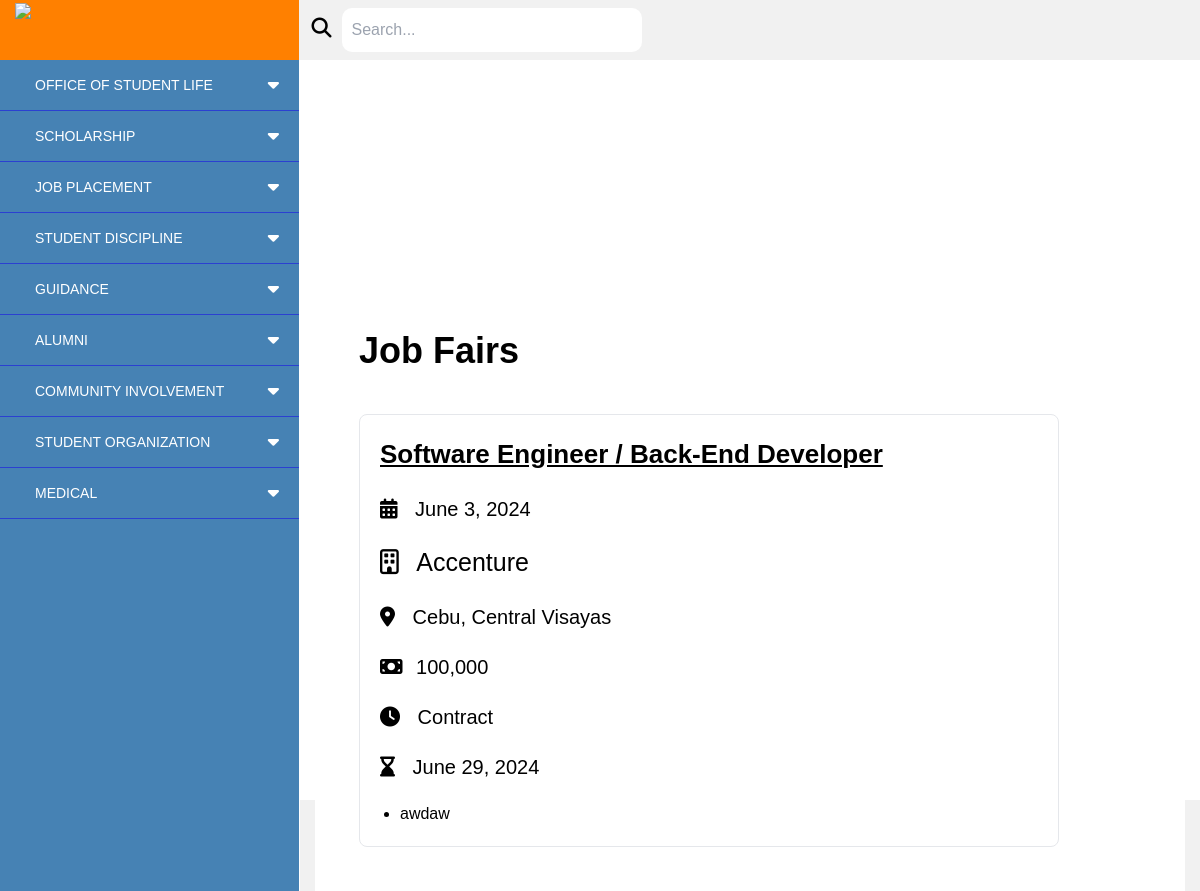
Screenshot of /jobfairs/ with the database file from the repository.
### studentLife_system/models.py (models this page shows)
class JobFair(models.Model):
    jobfair_id = models.AutoField(primary_key=True)
    jobtitle = models.CharField(max_length=255, default="")
    companyname = models.CharField(max_length=255)
    joblocation = models.CharField(max_length=255)
    employmenttype = models.CharField(max_length=100)
    jobdescription = models.TextField()
    jobsalary = models.CharField(max_length=255)
    applicationdeadline = models.DateField()
    posted_date = models.DateField()

### studentLife_system/views.py (the view)
# urls.py: path("jobfairs/", views.jobfairs, name="jobfairs"),
def jobfairs(request):
    job_fairs = JobFair.objects.all()
    return render(request, "alumni/users/jobfairs.html", {"job_fairs": job_fairs})

### templates/alumni/users/jobfairs.html
{% extends 'alumni/users/base.html' %}
{% block content %}
<section class="h-auto ml-[300px] flex items-center justify-center bg-grayyy">
  <div class="mx-auto container text-black" style="margin-top: -80%;">
    <div class="flex items-center justify-center mt-[200px]">
      <div class="bg-white w-full p-11 h-auto flex flex-col gap-5">
        <h1 class="text-[36px] font-bold mb-4">Job Fairs</h1>
        {% if job_fairs %}
        {% for job_fair in job_fairs %}
        <div class="flex flex-col border rounded-lg hover:border-black rounded-2xl p-5 gap-5 w-[700px]">
          <div>
            <h1 class="font-bold text-[26px] underline">
              {{ job_fair.jobtitle }}
            </h1>
          </div>
          <div>
            <p class="text-[20px]"> <i class="fa-solid fa-calendar-days mr-3"></i> </i>
              {{ job_fair.posted_date }}
            </p>
          </div>
          <div>
            <p class="text-[25px]"><i class="fa-regular fa-building mr-3"></i>
              {{ job_fair.companyname }}
            </p>
          </div>
          <div>
            <p class="text-[20px]"><i class="fa-solid fa-location-dot mr-3"></i>
              {{ job_fair.joblocation }}
            </p>
          </div>
          <div>
            <p class="text-[20px]"><i class="fa-solid fa-money-bill mr-2"></i>
              {{ job_fair.jobsalary }}
            </p>
          </div>
          <div>
            <p class="text-[20px]"><i class="fa-solid fa-clock mr-3"></i>
              {{ job_fair.employmenttype }}
            </p>
          </div>
          <div>
            <p class="text-[20px]"> <i class="fa-solid fa-hourglass-end mr-3"></i> </i>
              {{ job_fair.applicationdeadline }}
            </p>
          </div>
          <div>
            <ul class="ml-5">
              <li class="list-disc">
                {{ job_fair.jobdescription }}
              </li>
            </ul>
          </div>
        </div>
        {% endfor %}
        {% else %}
        <p class="text-[20px] font-bold text-center mt-10">No job fairs available</p>
        {% endif %}
      </div>
    </div>
  </div>
</section>
{% endblock %}

### static/alumni/users/styles.css (style rules this page uses)
* { margin: 0; padding: 0; box-sizing: border-box; font-family: 'Poppins', sans-serif; list-style-type: none; }

### rows the page displays
JobFair: jobtitle "Software Engineer / Back-End Developer", posted_date "June 3, 2024", companyname "Accenture", joblocation "Cebu, Central Visayas", jobsalary "100,000", employmenttype "Contract", applicationdeadline "June 29, 2024", jobdescription "awdaw"
